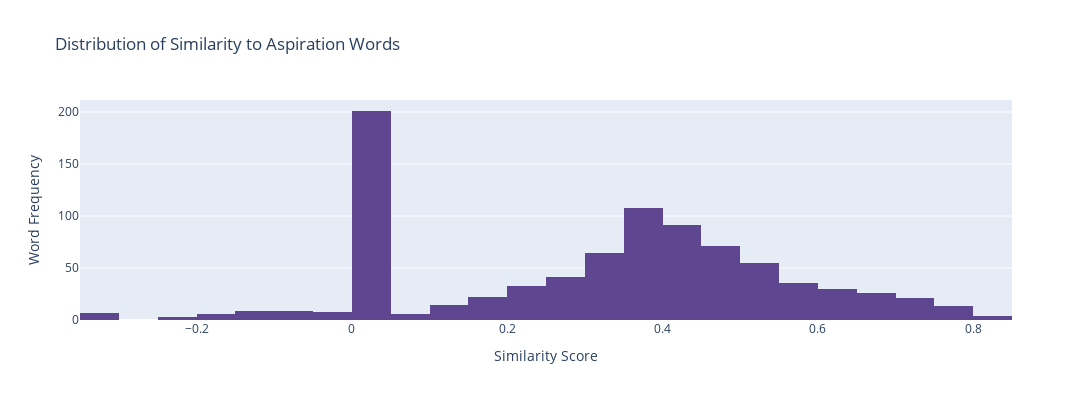

Notebook cell for this chart:
### Code cell
fig = go.Figure(data=[go.Histogram(x=word_similarity,marker_color='rgb(95, 70, 144)')])

fig.update_layout(
    title="Distribution of Similarity to Aspiration Words",
    xaxis_title="Similarity Score",
    yaxis_title="Word Frequency",
    width=1100,
    height=400
)
# fig.write_image('similarity_aspiration.png', scale=2)

fig.show()

### Figure 1 — Plotly figure (JSON) as saved in the notebook; plotly's stock layout.template omitted (floating-point values rounded to 4 significant figures; data arrays with more than 128 entries replaced by an {"elided": "..."} marker saying what was removed)
{"data": [{"marker": {"color": "rgb(95, 70, 144)"}, "type": "histogram", "x": {"elided": "878 float values"}}], "layout": {"height": 400, "title": {"text": "Distribution of Similarity to Aspiration Words"}, "width": 1100, "xaxis": {"title": {"text": "Similarity Score"}}, "yaxis": {"title": {"text": "Word Frequency"}}}}
